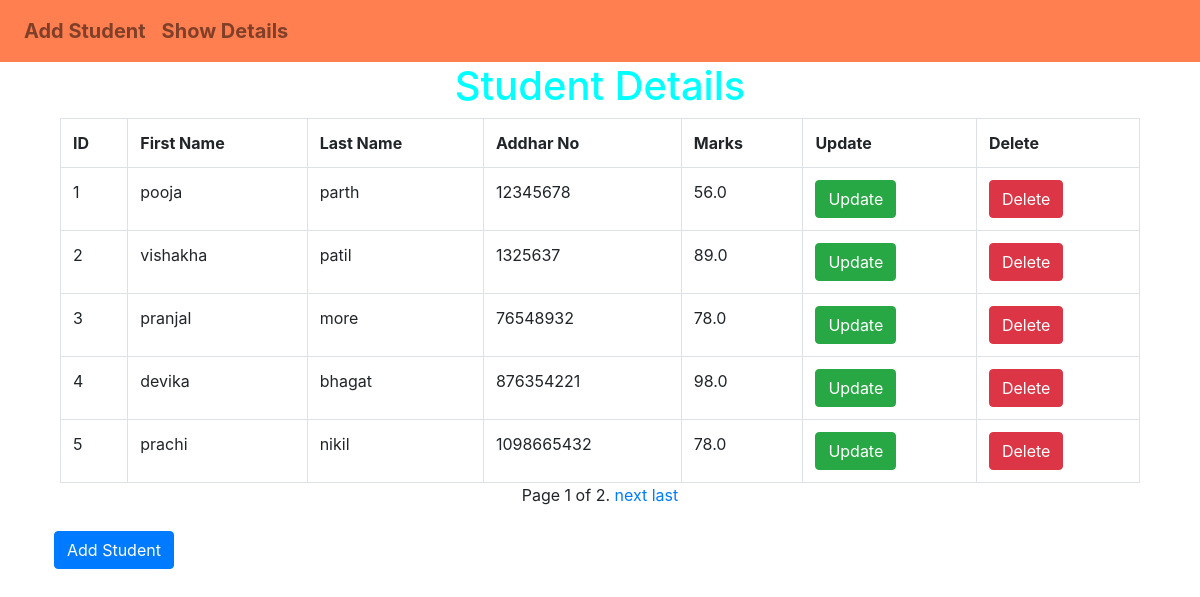
Screenshot of /student/show/ with the database file from the repository.
### StudentApp/models.py (models this page shows, shortened)
class Student(models.Model):
    fname = models.CharField(max_length=32)
    lname = models.CharField(max_length=32)
    addharno = models.IntegerField()
    marks = models.FloatField()

### StudentApp/views.py (the view)
# urls.py: path('show/',views.showStudentView,name='show_student'),
def showStudentView(request):
    student_list = Student.objects.all()
    paginator = Paginator(student_list,5)
    page_number = request.GET.get('page')
    page_obj = paginator.get_page(page_number)
    template_name = 'StudentApp/showStudent.html'
    context = {'page_obj':page_obj}
    return render(request, template_name, context)

### StudentApp/templates/StudentApp/showstudent.html (shortened to what this page needs)
{% extends "layout.html" %}
{% block content %}
    <h1 style="text-align:center;color:cyan">Student Details</h1>
    <table class="table table-bordered" style="width:90%;margin:auto">
        <tr >
            <th>ID</th>
            <th>First Name</th>
            <th>Last Name</th>
            <th>Addhar No</th>
            <th>Marks</th>
            <th>Update</th>
            <th>Delete</th>
        </tr>
        {% for student in page_obj %}
            <tr >
                <td>{{student.id}}</td>
                <td>{{student.fname}}</td>
                <td>{{student.lname}}</td>
                <td>{{student.addharno}}</td>
                <td>{{student.marks}}</td>
                <td><a href="{% url 'update' student.id %}"><button class="btn btn-success">Update</button></a></td>
                <td><a href="{% url 'delete' student.id %}"><button class="btn btn-danger">Delete</button></a></td>
            </tr>
        {% endfor %}
    </table>
    <div class="pagination" >
    <span class="step-links" style="margin:auto" >
        <span class="current">
            Page {{ page_obj.number }} of {{ page_obj.paginator.num_pages }}.
        </span>
        {% if page_obj.has_next %}
            <a  href="?page={{ page_obj.next_page_number }}">next</a>
            <a  href="?page={{ page_obj.paginator.num_pages }}">last</a>
        {% endif %}
    </span>
</div>
    <br>
    <a  href="{% url 'add_student' %}"><button class="btn btn-primary" style="margin-left:4.5%">Add Student</button></a>
{% endblock %}

### StudentApp/templates/layout.html (shortened to what this page needs)
<!DOCTYPE html>
{% load crispy_forms_tags %}
<html lang="en">
<head>
    <link rel="stylesheet" href="https://cdn.jsdelivr.net/npm/bootstrap@4.6.1/dist/css/bootstrap.min.css">
</head>
<body  >
    <nav class="navbar navbar-expand-lg navbar-light " style="font-size:20px;font-weight:bold;background-color:coral;color:red">
      <div class="collapse navbar-collapse" id="navbarNav">
        <ul class="navbar-nav me-auto mb-2 mb-lg-0 ">
          <li class="nav-item ">
            <a class="nav-link " href="{% url 'add_student' %}">Add Student</a>
          </li>
          <li class="nav-item ">
            <a class="nav-link " href="{% url 'show_student' %}">Show Details</a>
          </li>
        </ul>
      </div>
    </nav>
    {% block content %}
    {% endblock %}
</body>
</html>

### rows the page displays
Student: id "1", fname "pooja", lname "parth", addharno "12345678", marks "56.0"
Student: id "2", fname "vishakha", lname "patil", addharno "1325637", marks "89.0"
Student: id "3", fname "pranjal", lname "more", addharno "76548932", marks "78.0"
Student: id "4", fname "devika", lname "bhagat", addharno "876354221", marks "98.0"
Student: id "5", fname "prachi", lname "nikil", addharno "1098665432", marks "78.0"

### other values shown
{{ page_obj.number }} "1"
{{ page_obj.paginator.num_pages }} "2"
